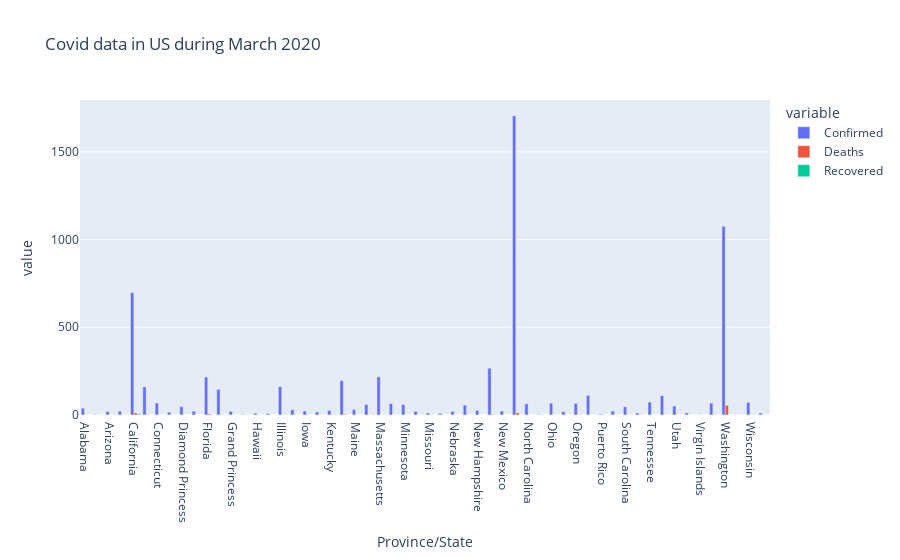

The code cell stored with this chart in its notebook:
### Code cell
fign=px.bar(covid2_fin,y=covid2_fin.columns[0:3],title="Covid data in US during March 2020",barmode='group')
df=covid2_fin
fign.show()

### Figure 1 — Plotly figure (JSON) as saved in the notebook; plotly's stock layout.template omitted (floating-point values rounded to 4 significant figures)
{"data": [{"alignmentgroup": "True", "hovertemplate": "variable=Confirmed<br>Province/State=%{x}<br>value=%{y}<extra></extra>", "legendgroup": "Confirmed", "marker": {"color": "#636efa", "pattern": {"shape": ""}}, "name": "Confirmed", "offsetgroup": "Confirmed", "orientation": "v", "showlegend": true, "textposition": "auto", "type": "bar", "x": ["Alabama", "Alaska", "Arizona", "Arkansas", "California", "Colorado", "Connecticut", "Delaware", "Diamond Princess", "District of Columbia", "Florida", "Georgia", "Grand Princess", "Guam", "Hawaii", "Idaho", "Illinois", "Indiana", "Iowa", "Kansas", "Kentucky", "Louisiana", "Maine", "Maryland", "Massachusetts", "Michigan", "Minnesota", "Mississippi", "Missouri", "Montana", "Nebraska", "Nevada", "New Hampshire", "New Jersey", "New Mexico", "New York", "North Carolina", "North Dakota", "Ohio", "Oklahoma", "Oregon", "Pennsylvania", "Puerto Rico", "Rhode Island", "South Carolina", "South Dakota", "Tennessee", "Texas", "Utah", "Vermont", "Virgin Islands", "Virginia", "Washington", "West Virginia", "Wisconsin", "Wyoming"], "xaxis": "x", "y": [39, 3, 20, 22, 698, 160, 68, 16, 47, 22, 216, 146, 21, 3, 10, 8, 161, 30, 23, 18, 26, 196, 32, 60, 218, 65, 60, 21, 11, 9, 21, 56, 26, 267, 23, 1706, 64, 3, 67, 19, 66, 112, 5, 23, 47, 11, 74, 110, 51, 12, 2, 67, 1076, 1, 72, 11], "yaxis": "y"}, {"alignmentgroup": "True", "hovertemplate": "variable=Deaths<br>Province/State=%{x}<br>value=%{y}<extra></extra>", "legendgroup": "Deaths", "marker": {"color": "#EF553B", "pattern": {"shape": ""}}, "name": "Deaths", "offsetgroup": "Deaths", "orientation": "v", "showlegend": true, "textposition": "auto", "type": "bar", "x": ["Alabama", "Alaska", "Arizona", "Arkansas", "California", "Colorado", "Connecticut", "Delaware", "Diamond Princess", "District of Columbia", "Florida", "Georgia", "Grand Princess", "Guam", "Hawaii", "Idaho", "Illinois", "Indiana", "Iowa", "Kansas", "Kentucky", "Louisiana", "Maine", "Maryland", "Massachusetts", "Michigan", "Minnesota", "Mississippi", "Missouri", "Montana", "Nebraska", "Nevada", "New Hampshire", "New Jersey", "New Mexico", "New York", "North Carolina", "North Dakota", "Ohio", "Oklahoma", "Oregon", "Pennsylvania", "Puerto Rico", "Rhode Island", "South Carolina", "South Dakota", "Tennessee", "Texas", "Utah", "Vermont", "Virgin Islands", "Virginia", "Washington", "West Virginia", "Wisconsin", "Wyoming"], "xaxis": "x", "y": [0, 0, 0, 0, 12, 2, 0, 0, 0, 0, 6, 1, 0, 0, 0, 0, 1, 2, 0, 1, 1, 4, 0, 0, 0, 0, 0, 0, 0, 0, 0, 1, 0, 3, 0, 13, 0, 0, 0, 0, 1, 0, 0, 0, 1, 1, 0, 1, 0, 0, 0, 2, 55, 0, 0, 0], "yaxis": "y"}, {"alignmentgroup": "True", "hovertemplate": "variable=Recovered<br>Province/State=%{x}<br>value=%{y}<extra></extra>", "legendgroup": "Recovered", "marker": {"color": "#00cc96", "pattern": {"shape": ""}}, "name": "Recovered", "offsetgroup": "Recovered", "orientation": "v", "showlegend": true, "textposition": "auto", "type": "bar", "x": ["Alabama", "Alaska", "Arizona", "Arkansas", "California", "Colorado", "Connecticut", "Delaware", "Diamond Princess", "District of Columbia", "Florida", "Georgia", "Grand Princess", "Guam", "Hawaii", "Idaho", "Illinois", "Indiana", "Iowa", "Kansas", "Kentucky", "Louisiana", "Maine", "Maryland", "Massachusetts", "Michigan", "Minnesota", "Mississippi", "Missouri", "Montana", "Nebraska", "Nevada", "New Hampshire", "New Jersey", "New Mexico", "New York", "North Carolina", "North Dakota", "Ohio", "Oklahoma", "Oregon", "Pennsylvania", "Puerto Rico", "Rhode Island", "South Carolina", "South Dakota", "Tennessee", "Texas", "Utah", "Vermont", "Virgin Islands", "Virginia", "Washington", "West Virginia", "Wisconsin", "Wyoming"], "xaxis": "x", "y": [0, 0, 1, 0, 6, 0, 0, 0, 0, 0, 0, 0, 0, 0, 0, 0, 2, 0, 0, 0, 1, 0, 0, 3, 1, 0, 0, 0, 0, 0, 0, 0, 0, 1, 0, 0, 0, 0, 0, 0, 0, 0, 0, 0, 0, 0, 0, 0, 0, 0, 0, 0, 1, 0, 1, 0], "yaxis": "y"}], "layout": {"barmode": "group", "legend": {"title": {"text": "variable"}, "tracegroupgap": 0}, "title": {"text": "Covid data in US during March 2020"}, "xaxis": {"anchor": "y", "domain": [0, 1], "title": {"text": "Province/State"}}, "yaxis": {"anchor": "x", "domain": [0, 1], "title": {"text": "value"}}}}
